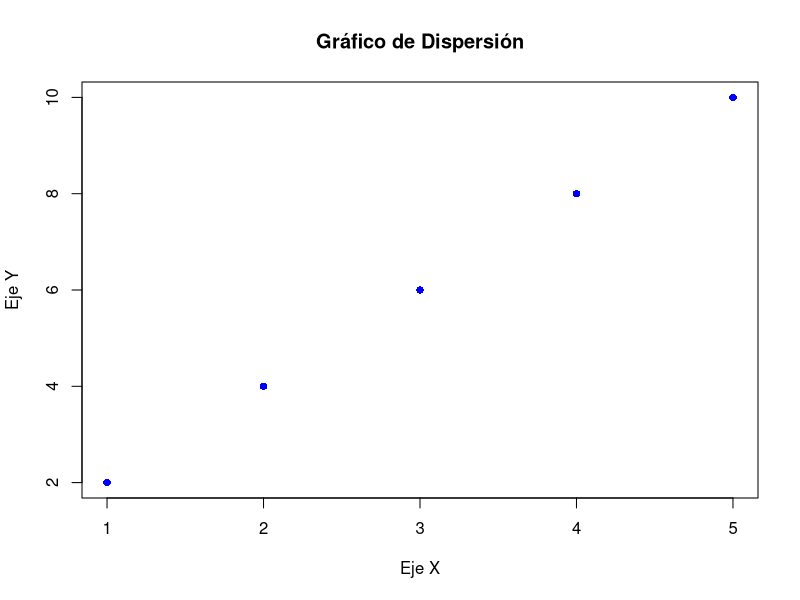
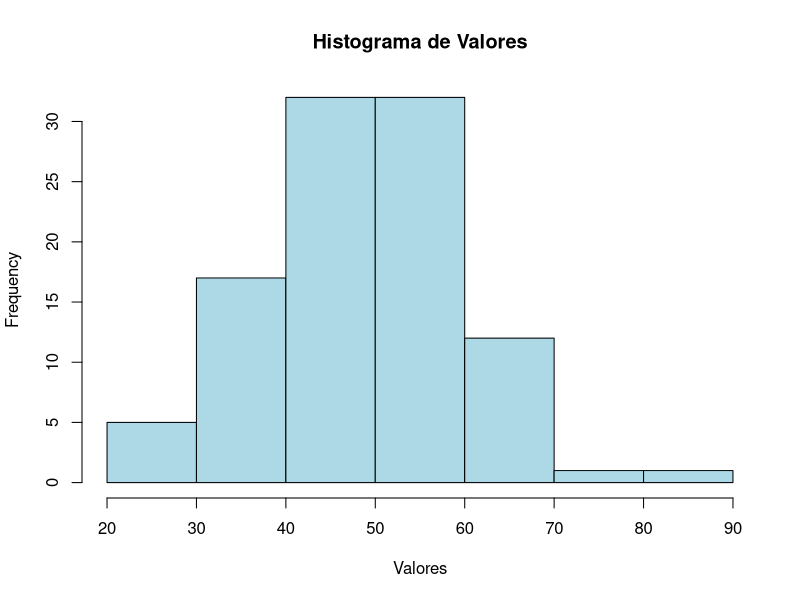
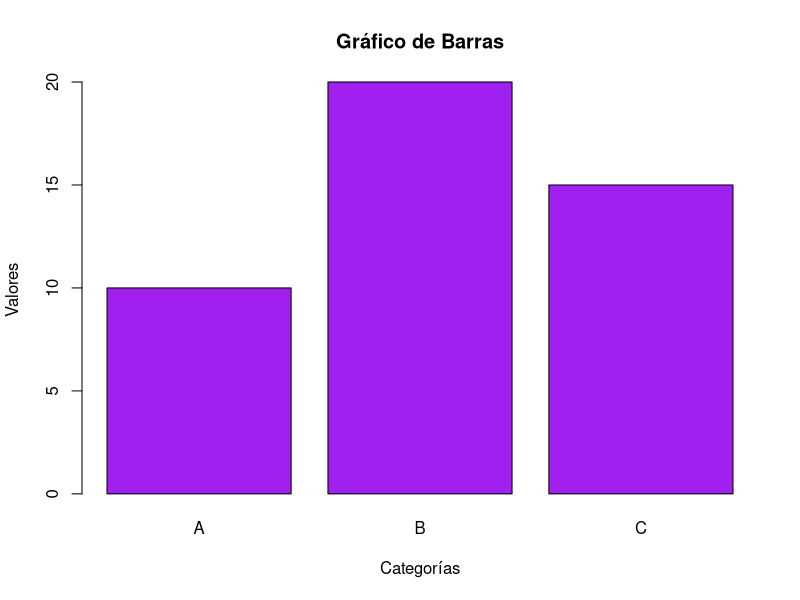
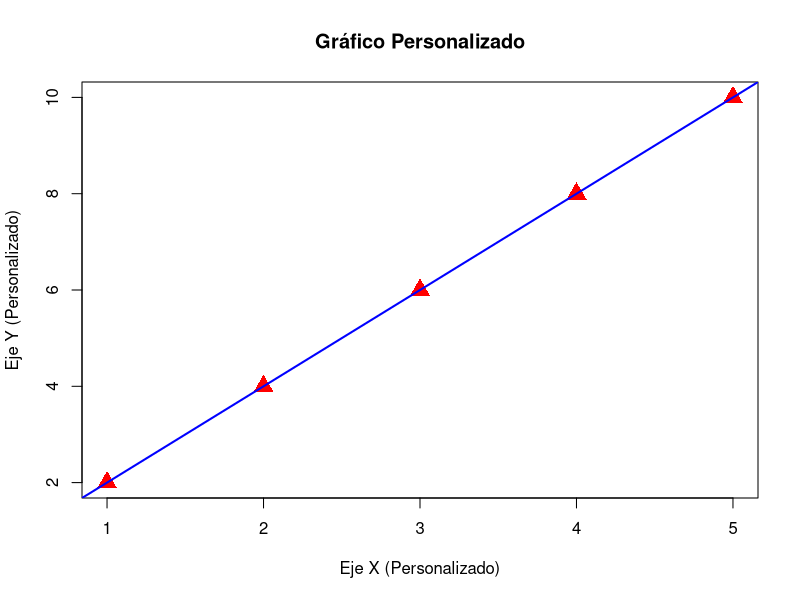
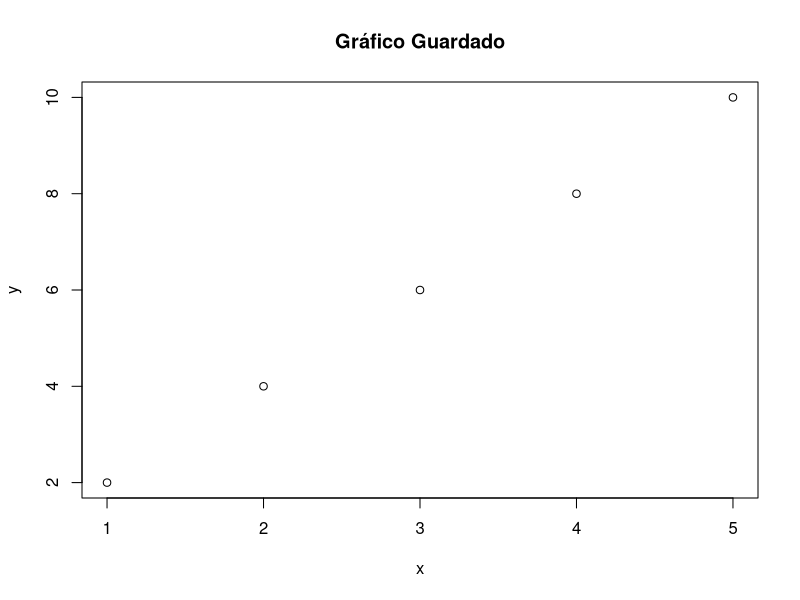

Recreate these plots in R, in order.
## ---- chunk 1
# Instalar paquetes si no los tienes
# install.packages("ggplot2")
# install.packages("dplyr")
# install.packages("readr")

library(ggplot2)
library(dplyr)
library(readr)
## ---- chunk 2

# Asignar un número entero a una variable
x <- 5  # "x" ahora contiene el valor 5

# Asignar un texto (cadena de caracteres) a una variable
y <- "Hola"  # "y" ahora contiene el texto "Hola"

# Asignar un valor lógico (TRUE o FALSE) a una variable
z <- TRUE  # "z" contiene el valor lógico TRUE

# Verificar el tipo de dato de cada variable
class(x)  # Muestra "numeric" porque x es un número
class(y)  # Muestra "character" porque y es un texto
class(z)  # Muestra "logical" porque z es un valor lógico
## ---- chunk 3
# Tu turno: crea tus propias variables
mi_variable <- 123
mi_texto <- "Aprendiendo R"
mi_logico <- FALSE

# Verifica los tipos
class(mi_variable) # ¿Qué tipo es?
class(mi_texto)    # ¿Qué tipo es?
class(mi_logico)   # ¿Qué tipo es?
## ---- chunk 4

# Crear un vector de números
numeros <- c(10, 20, 30, 40)  # Vector con cuatro elementos: 10, 20, 30, 40

# Crear un vector de caracteres (texto)
nombres <- c("Ana", "Luis", "Juan")  # Vector con tres elementos: Ana, Luis, Juan

# Crear un vector lógico
logicos <- c(TRUE, FALSE, TRUE)  # Vector con tres valores lógicos: TRUE, FALSE, TRUE

## ---- chunk 5
# Sumar todos los elementos del vector
suma <- sum(numeros)  # Calcula la suma: 10 + 20 + 30 + 40

# Calcular el promedio de los elementos del vector
promedio <- mean(numeros)  # Calcula el promedio: (10 + 20 + 30 + 40) / 4

# Multiplicar cada elemento del vector por un número
producto <- numeros * 2  # Multiplica cada elemento por 2: 20, 40, 60, 80

# Verificar el tamaño del vector
longitud <- length(numeros)  # Devuelve el número de elementos en el vector

# Mostrar los resultados
suma       # Imprime la suma de los elementos
promedio   # Imprime el promedio
producto   # Imprime el nuevo vector multiplicado
longitud   # Imprime la cantidad de elementos en el vector
## ---- chunk 6
# Seleccionar el primer elemento
primer_elemento <- numeros[1]  # Devuelve el valor 10

# Seleccionar el último elemento
ultimo_elemento <- numeros[length(numeros)]  # Devuelve el valor 40

# Seleccionar múltiples elementos
sub_vector <- numeros[c(1, 3)]  # Devuelve un vector con los elementos 10 y 30

# Excluir un elemento
sin_segundo <- numeros[-2]  # Devuelve un vector sin el segundo elemento: 10, 30, 40

## ---- chunk 7
# Comparar cada elemento con un número
mayores_que_20 <- numeros > 20  # Devuelve un vector lógico: FALSE, FALSE, TRUE, TRUE

# Usar el resultado lógico para filtrar elementos
filtrados <- numeros[numeros > 20]  # Devuelve un vector con elementos mayores a 20: 30, 40
## ---- chunk 8
# Crear un data frame con columnas de nombres, edades y ciudades
personas <- data.frame(
  Nombre = c("Ana", "Luis", "Juan"),          # Columna 1: nombres
  Edad = c(28, 34, 45),                      # Columna 2: edades
  Ciudad = c("Santiago", "Valparaíso", "Concepción") # Columna 3: ciudades
)

# Mostrar el data frame completo
print(personas)  # Imprime la tabla con todas las filas y columnas
## ---- chunk 9
# Acceder a una columna completa
edades <- personas$Edad  # Devuelve el vector: 28, 34, 45

# Acceder a un elemento específico (fila y columna)
elemento <- personas[1, 2]  # Fila 1, columna 2: Devuelve el valor 28

# Acceder a una fila completa
fila1 <- personas[1, ]  # Devuelve la primera fila: Ana, 28, Santiago

# Acceder a un subconjunto de columnas
sub_datos <- personas[, c("Nombre", "Ciudad")]  # Devuelve solo las columnas Nombre y Ciudad
## ---- chunk 10
# Agregar una nueva columna
personas$Ingreso <- c(50000, 60000, 70000)  # Nueva columna con ingresos mensuales
print(personas)  # Muestra el data frame actualizado

# Modificar valores en una columna
personas$Edad <- personas$Edad + 1  # Incrementa la edad de todos en 1 año
print(personas)  # Muestra los cambios

# Eliminar una columna
personas$Ingreso <- NULL  # Elimina la columna "Ingreso"
print(personas)  # Muestra el data frame sin la columna eliminada
## ---- chunk 11
# Filtrar personas mayores de 30 años
mayores_30 <- personas[personas$Edad > 30, ]  # Devuelve filas donde Edad > 30

# Filtrar por ciudad
en_santiago <- personas[personas$Ciudad == "Santiago", ]  # Devuelve filas donde Ciudad es "Santiago"

# Filtrar usando múltiples condiciones
filtrados <- personas[personas$Edad > 30 & personas$Ciudad == "Valparaíso", ] 
# Devuelve filas donde Edad > 30 y Ciudad es "Valparaíso"

# Mostrar las primeras filas
head(personas)  # Devuelve las primeras 6 filas del data frame

# Mostrar las últimas filas
tail(personas)  # Devuelve las últimas 6 filas del data frame

# Resumen estadístico de cada columna
summary(personas)  # Devuelve estadísticas descriptivas para columnas numéricas
## ---- chunk 12

# Crear datos de ejemplo
x <- c(1, 2, 3, 4, 5)  # Valores para el eje X
y <- c(2, 4, 6, 8, 10) # Valores para el eje Y

# Crear un gráfico de dispersión
plot(x, y, 
     main = "Gráfico de Dispersión",  # Título del gráfico
     xlab = "Eje X",                 # Etiqueta del eje X
     ylab = "Eje Y",                 # Etiqueta del eje Y
     col = "blue",                   # Color de los puntos
     pch = 16)                       # Tipo de marcador (16 = círculo sólido)                  # Color de las barras

## ---- chunk 13
# Generar datos aleatorios
valores <- rnorm(100, mean = 50, sd = 10)  # 100 valores con media 50 y desviación estándar 10

# Crear el histograma
hist(valores, 
     main = "Histograma de Valores",  # Título del gráfico
     xlab = "Valores",                # Etiqueta del eje X
     col = "lightblue",               # Color de las barras
     border = "black")                # Color del borde de las barras

## ---- chunk 14
# Crear datos de ejemplo
categorias <- c("A", "B", "C")  # Categorías
valores <- c(10, 20, 15)        # Valores asociados a las categorías

# Crear el gráfico de barras
barplot(valores, 
        names.arg = categorias,     # Nombres de las categorías
        main = "Gráfico de Barras", # Título del gráfico
        xlab = "Categorías",        # Etiqueta del eje X
        ylab = "Valores",           # Etiqueta del eje Y
        col = "purple")             # Color de las barras

## ---- chunk 15
# Personalizar un gráfico de dispersión
plot(x, y, 
     main = "Gráfico Personalizado", # Título
     xlab = "Eje X (Personalizado)", # Etiqueta del eje X
     ylab = "Eje Y (Personalizado)", # Etiqueta del eje Y
     col = "red",                    # Color de los puntos
     pch = 17,                       # Tipo de marcador (triángulo sólido)
     cex = 2)                        # Tamaño de los puntos

# Agregar una línea de tendencia
abline(lm(y ~ x), col = "blue", lwd = 2)  # Línea de regresión con color azul y grosor 2
## ---- chunk 16
# Guardar un gráfico como archivo PNG
png("grafico.png")  # Crear un archivo "grafico.png"
plot(x, y, main = "Gráfico Guardado")
dev.off()  # Cerrar el dispositivo gráfico

## ---- chunk 17
# Cargar un archivo CSV
datos <- read.csv("datos.csv", header = TRUE, sep = ",")

# Explorar los datos
head(datos)    # Muestra las primeras filas
str(datos)     # Muestra la estructura del archivo
## ---- chunk 18
# Asignar un valor a la variable
edad <- 10

# Usar una estructura condicional
if (edad >= 18) {
  print("Eres mayor de edad")  # Esto se ejecuta si la condición es verdadera
} else {
  print("Eres menor de edad")  # Esto se ejecuta si la condición es falsa
}
